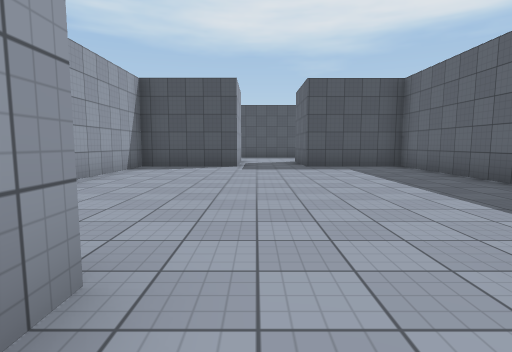
View 1 (above)

12 first-person views from a walk through a Unity game level. The camera is 1.3 m above the floor, tilts 6° down and sees 80° across. The floor is counted in squares, 2 m on a side. Each view is taken from the middle of a square. On the plan, view 1 faces up. The plan holds only what a view shows up to about 10 squares ahead; the rest is blank. The place goes on beyond the plan. The player character is not drawn. Surface patterns are stand-ins for the level's own textures.

View 2
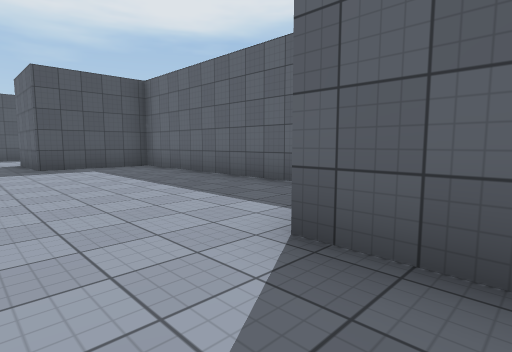

View 3
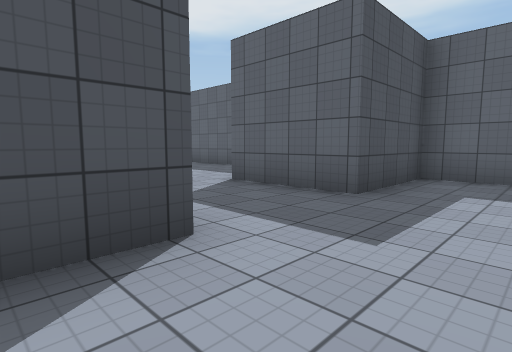

View 4
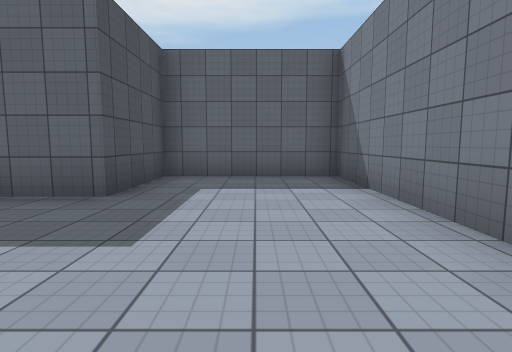

View 5
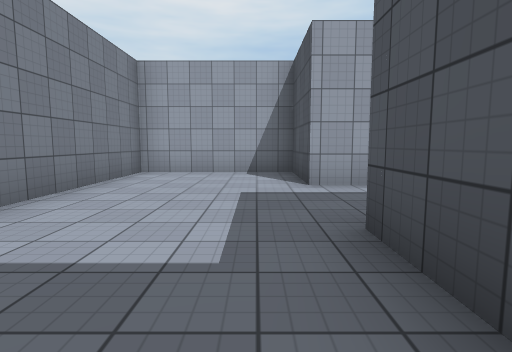

View 6
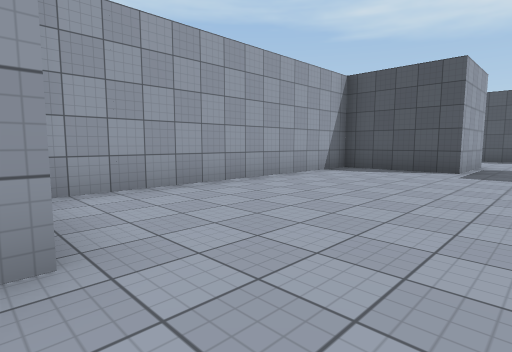

View 7
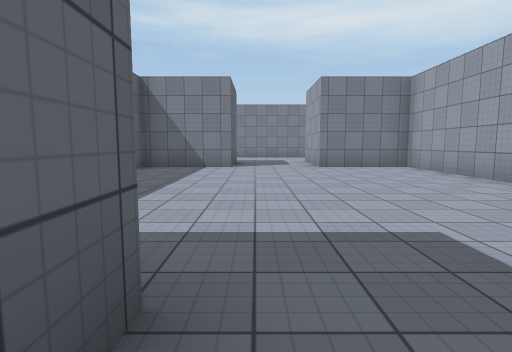

View 8
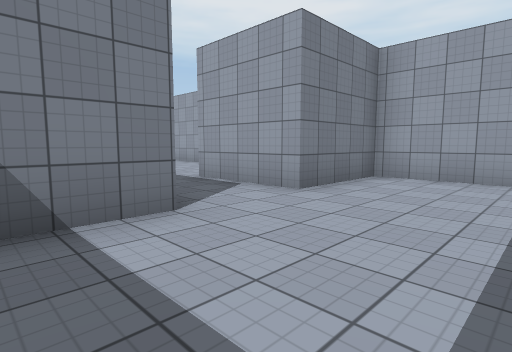

View 9
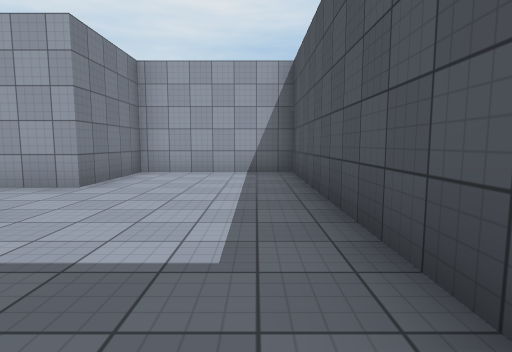

View 10
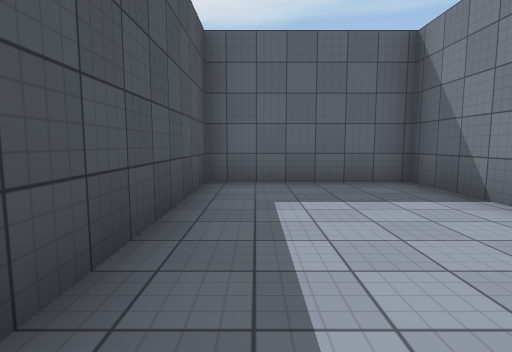

View 11
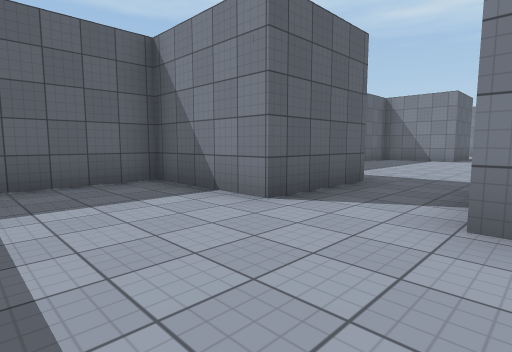

View 12
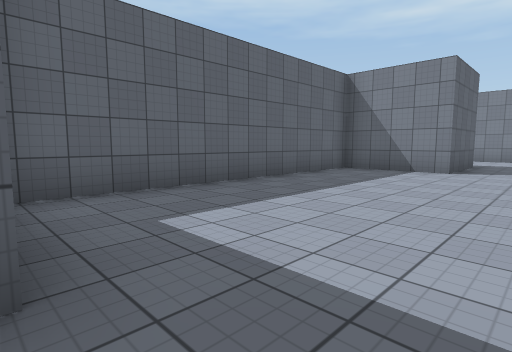

### Floor plan
Points are (right, up) in squares from view 1. A wall is a line through its corners. A room is listed if a view was taken in it or the views show most of it. See-through windows are left out.
Room 1 (views 1, 2, 3, 4, 5, 6)
walls: (-0.8, 1.3) (-0.8, -1.2) (-3, -1.2) (-3, -4.7) (4.2, -4.7) (4.2, -1.2) (1.7, -1.2) (1.7, 1.3)
ways out: opening at (0.5, 2) to room 2
Room 2 (views 7, 12)
walls: (1.7, 1.3) (4.2, 1.3) (4.2, 8.8) (1.5, 8.8) (1.5, 11.3); (-0.5, 11.3) (-0.5, 8.8) (-3.3, 8.8) (-3.3, 1.3) (-0.8, 1.3)
ways out: opening at (0.5, 2) to room 1; opening at (0.5, 11) to room 3
Room 3 (views 8, 9, 10, 11)
walls: (1.5, 11.3) (4.2, 11.3) (4.2, 14.8) (-3, 14.8) (-3, 11.3) (-0.5, 11.3)
ways out: opening at (0.5, 11) to room 2

Positions as (right, up) in squares from view 1, and headings:
1: (0, 0), facing up
2: (0, 0), facing up-right
3: (-2, -3), facing up-right
4: (-2, -3), facing right
5: (4, -2), facing left
6: (1, 1), facing up-left
7: (1, 10), facing down
8: (3, 14), facing down-left
9: (4, 14), facing left
10: (-1, 14), facing right
11: (-1, 14), facing down-right
12: (0, 9), facing down-right
